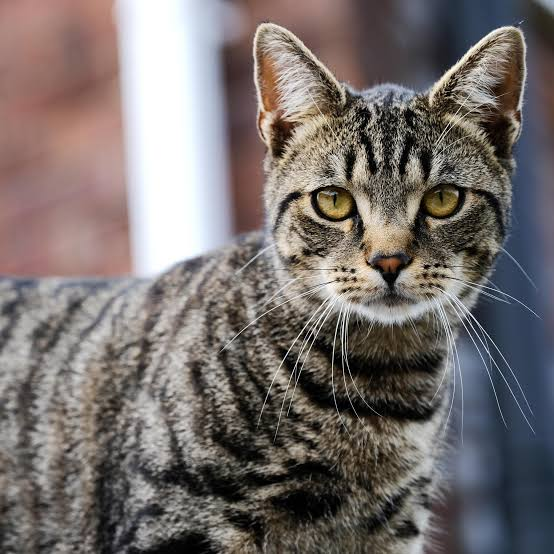
#> input picture Photo/images.jpg, 554 x 554 px
$ python histogram.py
#> lines starting #> are read from the running program, lines starting #| are printed output that depends on the picture
import cv2 as cv
import matplotlib.pyplot as plt
import numpy as np
img = cv.imread('./Photo/images.jpg')
#> img is the input picture: shape (554, 554, 3); mean B, G, R 109.1, 111, 118.5
cv.imshow('cat', img)

blank = np.zeros(img.shape[:2], dtype='uint8')

gray =cv.cvtColor(img, cv.COLOR_BGR2GRAY)
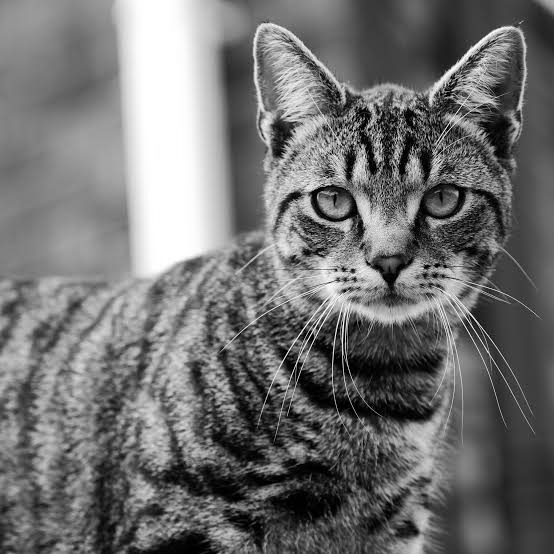
#> gray: shape (554, 554); min 0, max 255, mean 113
cv.imshow('GRay' , gray)

mask = cv.circle(blank.copy(), (img.shape[1]//2, img.shape[0]//2), 200, 255, -1)

masked = cv.bitwise_and(gray,gray,mask= mask)
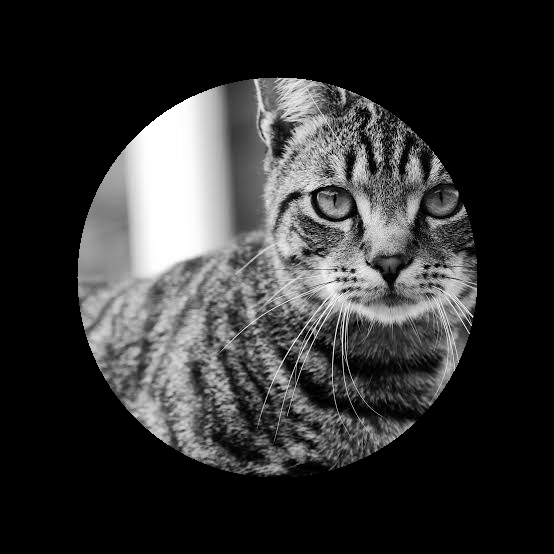
#> masked: shape (554, 554); min 0, max 255, mean 50.5
cv.imshow('Masked', masked)

#Gray Scale Histogram
gray_hist = cv.calcHist([gray] , [0] , masked, [256] , [0,256])
#> gray_hist = 256 values, max 4405 at index 255, min 0 at index 0, mean 488.3
plt.figure()
plt.title('Gray Scale Histogram')
plt.xlabel('Bins')
plt.ylabel('# of pixels')
plt.plot(gray_hist)
plt.xlim([0,256])
plt.show()
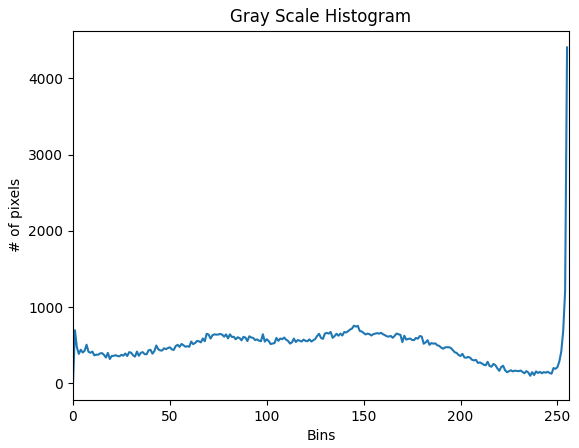
#> figure drawn by matplotlib, 1 panel; curve peaks at x = 255, y = 4405

#color Histogram
plt.figure()
plt.title('Color Scale Histogram')
plt.xlabel('Bins')
plt.ylabel('# of pixels')
colors = ('b', 'g', 'r')
for i,col in enumerate(colors) :
    hist = cv.calcHist([img] ,[i] , masked , [256] ,[0,256])
    plt.plot(hist , color=col)
    plt.xlim([0,256])
plt.show()
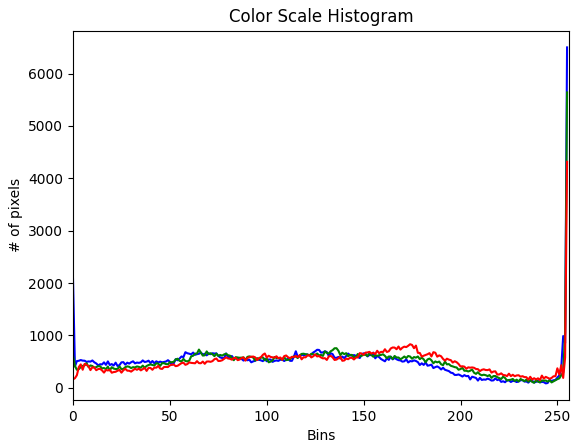
#> figure drawn by matplotlib, 1 panel; curve peaks at x = 255, y = 6500; curve peaks at x = 255, y = 5640; curve peaks at x = 255, y = 4314

cv.waitKey(0)

$ run again, with Photo/Jubayer_img.jpg copied over Photo/images.jpg
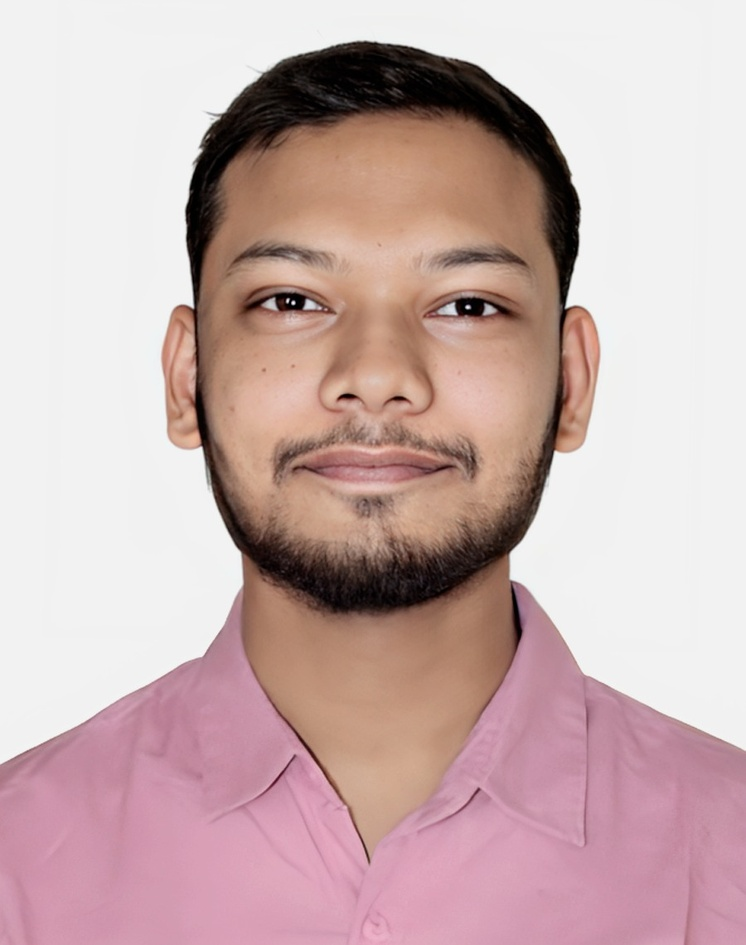
#> input picture Photo/Jubayer_img.jpg, 746 x 945 px, shrunk from 900 x 1140 before the run
#> img is the input picture: shape (945, 746, 3); mean B, G, R 175.6, 176.3, 201.7
#> `masked = cv.bitwise_and(gray,gray,mask= mask)`:
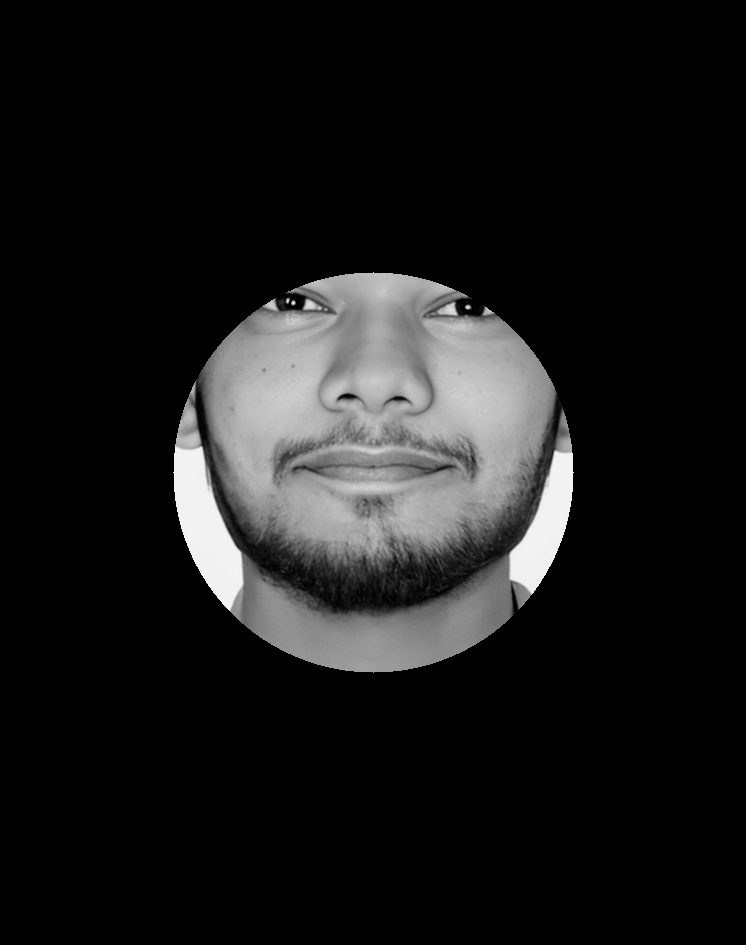
#> masked: shape (945, 746); min 0, max 248, mean 25.3
#> gray_hist = 256 values, max 5606 at index 242, min 0 at index 0, mean 490.6
#> `plt.show()`:
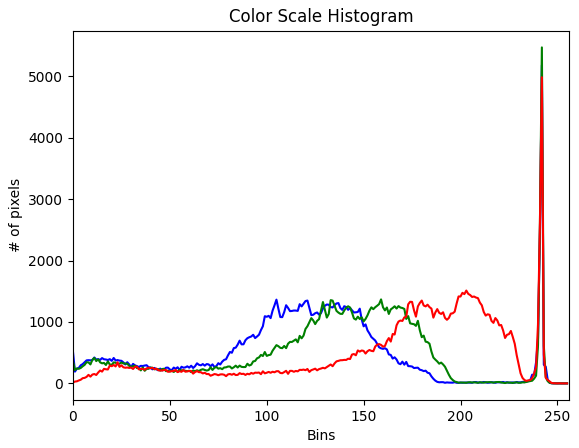
#> figure drawn by matplotlib, 1 panel; curve peaks at x = 242, y = 5181; curve peaks at x = 242, y = 5472; curve peaks at x = 242, y = 4986

$ run again, with Photo/group_photo.jpg copied over Photo/images.jpg
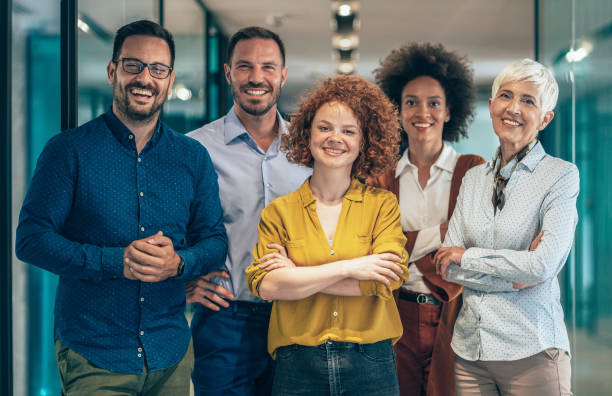
#> input picture Photo/group_photo.jpg, 612 x 396 px
#> img is the input picture: shape (396, 612, 3); mean B, G, R 108.6, 111.4, 99.8
#> `masked = cv.bitwise_and(gray,gray,mask= mask)`:
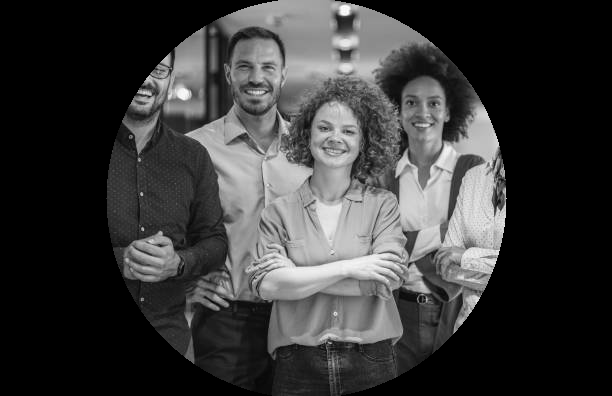
#> masked: shape (396, 612); min 0, max 255, mean 57.2
#> gray_hist = 256 values, max 1151 at index 50, min 0 at index 0, mean 490.2
#> `plt.show()`:
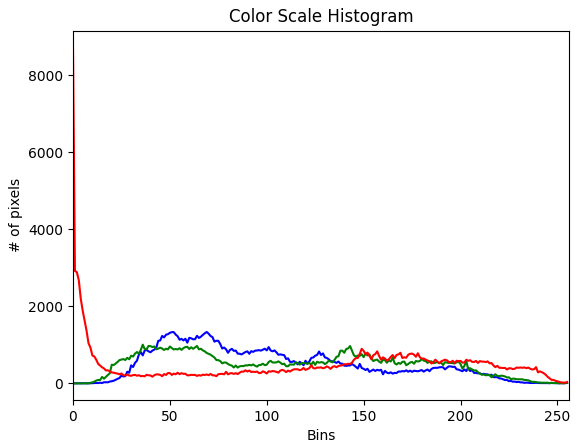
#> figure drawn by matplotlib, 1 panel; curve peaks at x = 69, y = 1335; curve peaks at x = 36, y = 1006; curve peaks at x = 0, y = 8722
